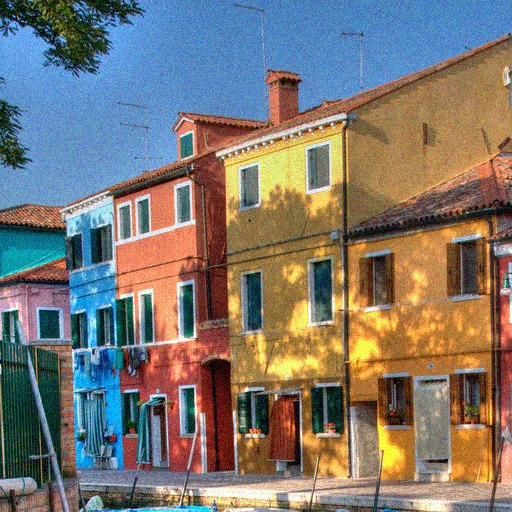
#> input picture Scipy/cnoisy.jpg, 512 x 512 px
$ jupyter execute --allow-errors Scipy_1.ipynb   (shell and % lines are left out)   (older library calls are emulated)
#> lines starting #> are read from the running program, lines starting #| are printed output that depends on the picture
[cell 1]
import numpy as np
import pandas as pd
from pandas import Series,DataFrame

import matplotlib.pyplot as plt

import scipy.fftpack as fft

[cell 2]
pic = plt.imread('cnoisy.jpg')
#> pic is the input picture: shape (512, 512, 3); mean R, G, B 124.6, 119.1, 112.5

[cell 3]
#plt.figure(figsize=(12,9))
plt.imshow(pic,cmap='gray')

[cell 4]
pic_data = fft.fft2(pic)

[cell 5]
pic_data.min()

[cell 6]
pic_fft_2 = np.where(np.abs(pic_data)>5e3,0,pic_data)

[cell 7]
pic_ifft = fft.ifft2(pic_fft_2)

[cell 8]
pic_ifft_real = np.real(pic_ifft)
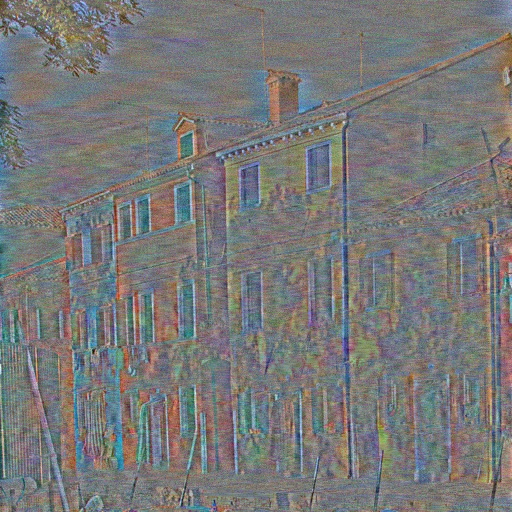
#> pic_ifft_real: shape (512, 512, 3) float64; mean of channels 0, 1, 2 0, 0, 0; drawn with min black and max white

[cell 9]
pic_ifft_real

[cell 10]
plt.show(pic_ifft_real)

[cell 11]
x = np.linspace(-1,1,1001)
f = lambda x:(1-x**2)**0.5
plt.figure(figsize=(4,4))
plt.plot(x,f(x),x,-f(x))
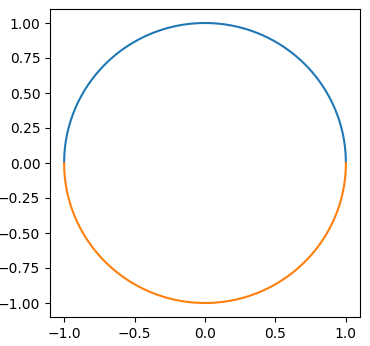
#> figure drawn by matplotlib, 1 panel; curve peaks at x = 0, y = 1; curve peaks at x = -1, y = 0

[cell 12]
import scipy.integrate as integrate

[cell 13]
integrate.quad(f,-1,1)

[cell 14]
import sympy as sy

[cell 15]
sy.pi.evalf(100)

## Scipy文件输入/输出

[cell 16]
import scipy.io as spio

[cell 17]
nd = np.random.randint(0,150,size=10)
spio.savemat('nd',{'data':nd})

#> (a cell that did not finish here is left out)

[cell 19]
import scipy.misc as misc

[cell 20]
nd = np.linspace(0,100,num=50)
s = Series(nd)
#Series
s.cumsum().plot()
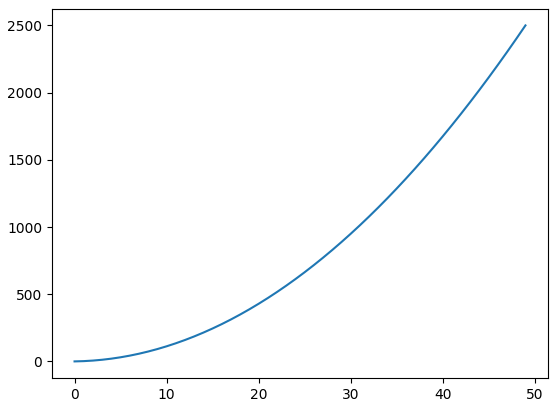
#> figure drawn by matplotlib, 1 panel; curve peaks at x = 49, y = 2500

[cell 21]
df = DataFrame(np.random.randint(0,30,(10,4)),
             index=list('abcdefghij'),columns=list('ABCD'))

[cell 22]
df.plot(title='DataFrame')
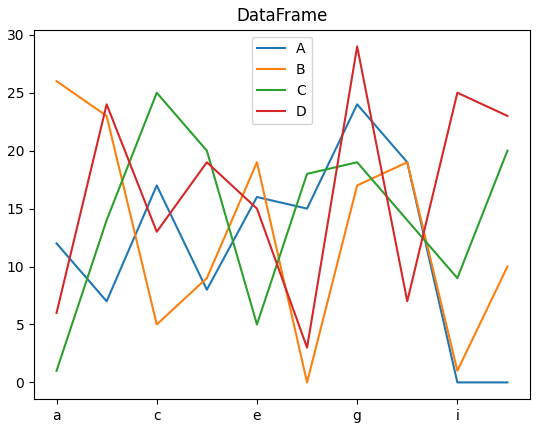
#> figure drawn by matplotlib, 1 panel; curve peaks at x = 6, y = 24; curve peaks at x = 0, y = 26; curve peaks at x = 2, y = 25

[cell 23]
df.plot(kind='bar')
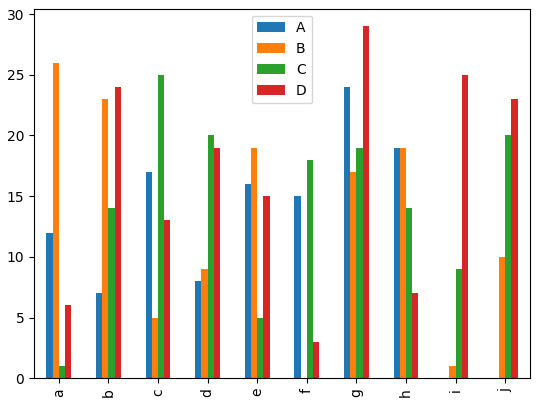
#> figure drawn by matplotlib, 1 panel; tallest bar 24 high, from x = 5.75 to 5.88; tallest bar 26 high, from x = -0.125 to 0; tallest bar 25 high, from x = 2 to 2.12

[cell 24]
df.plot(kind='barh')
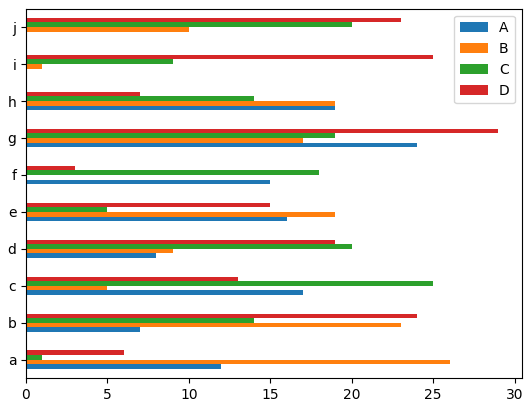
#> figure drawn by matplotlib, 1 panel

[cell 25]
nd = np.random.randint(0,10,1000)
s = Series(nd)
s.hist(bins=20)
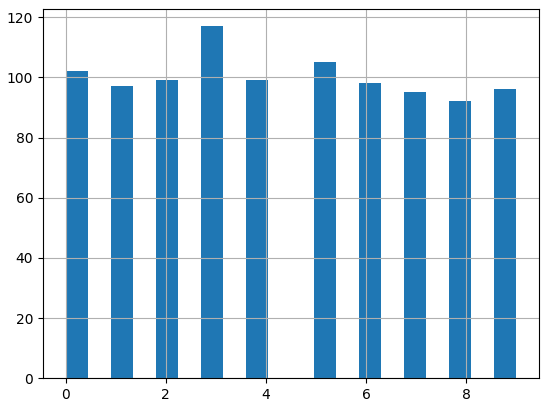
#> figure drawn by matplotlib, 1 panel; tallest bar 117 high, from x = 2.7 to 3.15

[cell 26]
s.plot(kind='kde')
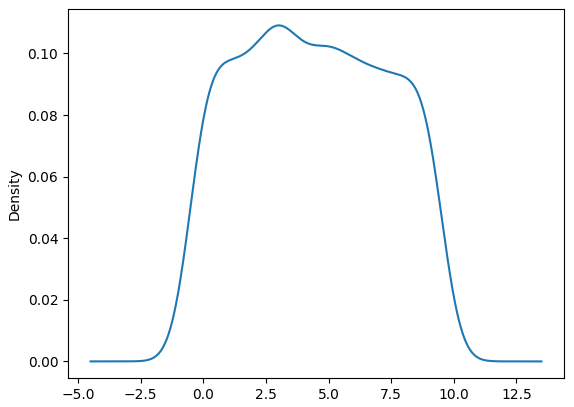
#> figure drawn by matplotlib, 1 panel; curve peaks at x = 3.01, y = 0.109

[cell 27]
nd1 = np.random.normal(170,10,size=100)
nd2 = np.random.normal(100,10,size=100)

nd = np.concatenate([nd1,nd2])
s=Series(nd)

[cell 28]
#s.hist(bins=50,color='blue')
s.plot(kind='kde',style='--')
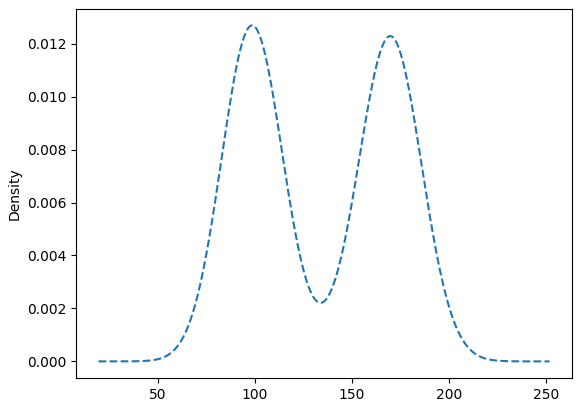
#> figure drawn by matplotlib, 1 panel; curve peaks at x = 98.55, y = 0.0127

[cell 29]
df = DataFrame(np.random.randint(0,30,(10,4)),
             index=list('abcdefghij'),columns=list('ABCD'))
df

[cell 30]
df.plot("A","B",kind='scatter')
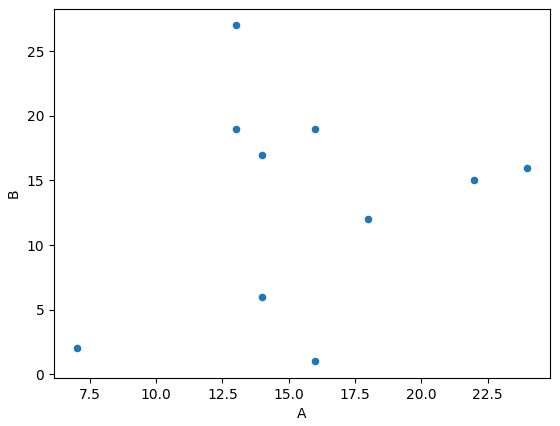
#> figure drawn by matplotlib, 1 panel
